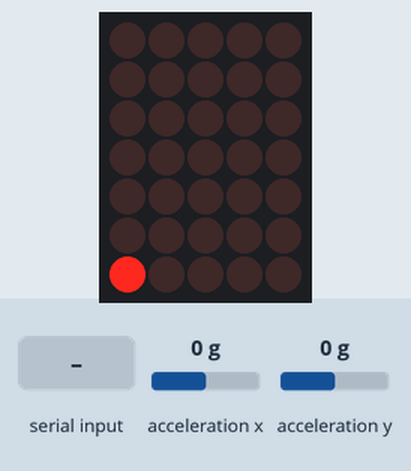
The sketch below on a simulated Arduino Uno, built with avr-gcc and run on an emulated ATmega328P. Shown: 5×7 LED matrix. Wiring (inferred from the names in the program): LED matrix (orientation assumed): rows pin 2, pin 3, pin 4, pin 5, pin 6, pin 7, pin 8; columns pin 9, pin 10, pin 11, pin 12, pin 13. Inputs (shaded band) come from the test bench; at power-on: acceleration x 0 g, acceleration y 0 g. Random numbers use the default seed unless the sketch sets one; what the sketch prints to the serial monitor is not drawn.

Above: at 1.2 s.
1.3 s: acceleration x set to 0.8 g
At 1.87 s:
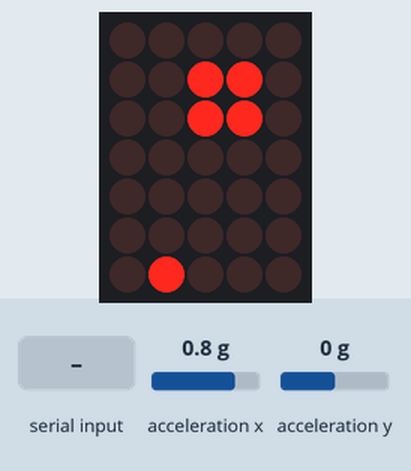
3.5 s: acceleration y set to 0.8 g
At 4.13 s:
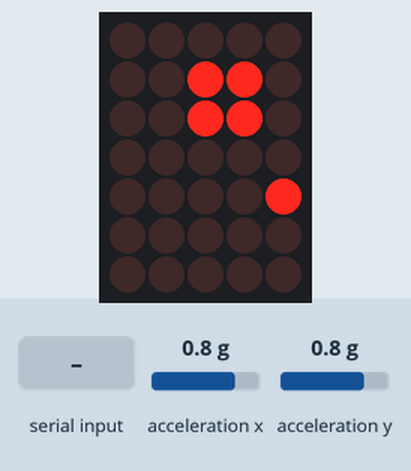
5.4 s: byte 1 (1) received over Serial
At 5.63 s:
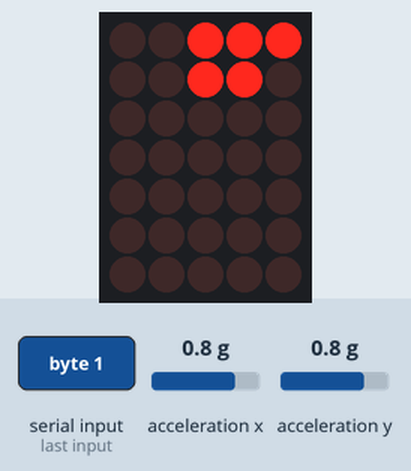
7.3 s: byte 4 (4) received over Serial
At 8.0 s:
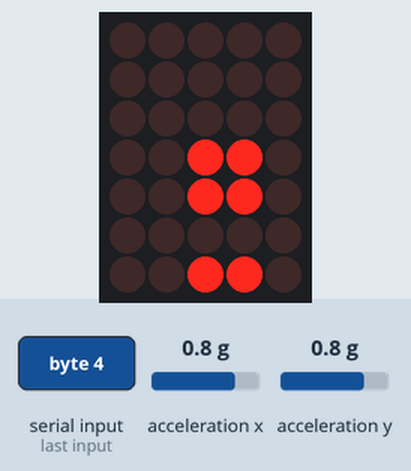
9.0 s: byte 3 (3) received over Serial
At 11.84 s:
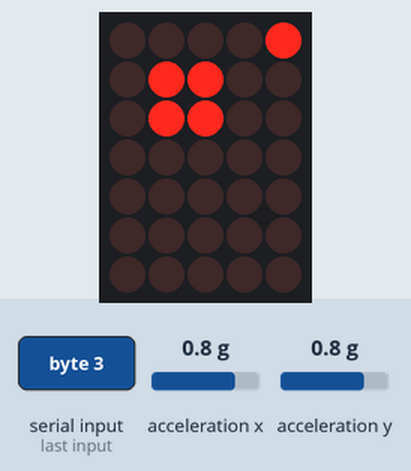
12.0 s: byte 2 (2) received over Serial
At 13.12 s:
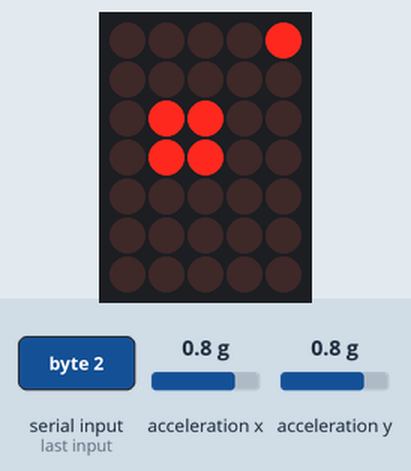

The sketch:

RolyPoly.ino
```cpp
#include <Wire.h> // Must include Wire library for I2C
#include "SparkFun_MMA8452Q.h"
//#include <SFE_MMA8452Q.h> // Includes the SFE_MMA8452Q library

MMA8452Q accel; // Default MMA8452Q object create. (Address = 0x1D)

int rows[] = {2, 3, 4, 5, 6, 7, 8};
int cols[] = {9, 10, 11, 12, 13};

float x, y, z;
bool pixels[7][5];
double lilY, lilX;
double bigY, bigX;
const double pspeed = .34;
bool predBlink = 1;

int preyScore = 0;
int predScore = 0;

unsigned long delta = 125;
unsigned long nextTime = 0;
unsigned long gameLength = 15000;
unsigned long gameEndTime = 0;
unsigned long gameStartTime = 0;


void setup() {
  Serial.begin(9600);
  pinMode(2, OUTPUT);
  pinMode(3, OUTPUT);
  pinMode(4, OUTPUT);
  pinMode(5, OUTPUT);
  pinMode(6, OUTPUT);
  pinMode(7, OUTPUT);
  pinMode(8, OUTPUT);
  pinMode(9, OUTPUT);
  pinMode(10, OUTPUT);
  pinMode(11, OUTPUT);
  pinMode(12, OUTPUT);
  pinMode(13, OUTPUT);
  Serial.println("MMA8452Q Basic Reading Code!");
  Wire.begin();

  randomizePos();

  if (accel.begin() == false) {
    Serial.println("Not Connected. Please check connections and read the hookup guide.");
    while (1);
  }
}

void loop() {

    if (accel.available()&& millis()>nextTime) {
    x = accel.getCalculatedX();
    y = accel.getCalculatedY();

    checkGameEnd();
    checkPreyPos();
    checkPredPos();
    for(int i = 0; i<7; i++){
      for(int j = 0; j<5; j++){
        pixels[i][j] = 0;
      }
    }

    //sets prey pixel
    pixels[(int)lilY][(int)lilX] = 1;

    //sets pred pixels
    pixels[(int)bigY][(int)bigX] = predBlink;
    pixels[(int)bigY +1][(int)bigX] = predBlink;
    pixels[(int)bigY][(int)bigX +1] = predBlink;
    pixels[(int)bigY+1][(int)bigX+1] = predBlink;
    predBlink = !predBlink;

    nextTime+= delta;
  }

  setScreen();

}


//x: -.6 max left, .6 max right
//y: -.6 max down, .6 max up


void setScreen(){
  for(int j = 0; j<5; j++){
    digitalWrite(cols[j], LOW);
    for(int i= 0; i<7; i++){
      if(pixels[i][j]){
        digitalWrite(rows[i], HIGH);
      }
    }
    delay(2);
    digitalWrite(cols[j], HIGH);
    for(int i= 0; i<7; i++){
      digitalWrite(rows[i], LOW);
    }
  }
}

void checkPreyPos(){
  //sets x pos
    if(-pspeed<x&&x<pspeed){
    }
    else if(x<=-pspeed&& lilX>pspeed){
      lilX-=pspeed;
    }
    else if(x>=pspeed&& lilX<5-pspeed){
      lilX+=pspeed;
    }
    //sets y pos
    if(-pspeed<y&&y<pspeed){
    }
    else if(y<-pspeed&& lilY<7-pspeed){
      lilY+=pspeed;
    }
    else if(y>=pspeed && lilY>pspeed){
      lilY-=pspeed;
    }
}

void checkPredPos(){
  if(Serial.available()){
    byte mover = Serial.read();
    if(mover==1&&bigY>0)
    bigY-=1;
    else if(mover==2&&bigY<5)
    bigY+=1;
    else if(mover==3&&bigX>0)
    bigX-=1;
    else if(mover==4&&bigX<3)
    bigX+=1;
  }

}

void checkGameEnd(){
  //if prey won:
  if(millis()-gameStartTime>gameLength)
  {
    gameEndTime = millis();
    preyScore ++;
    for(int i = 0; i<7; i++){
        for(int j = 0; j<5; j++){
          pixels[i][j] = 0;
        }
      }
      pixels[3][2] = 1;
      //scores equal
      if(predScore == preyScore){
        pixels[6][2] = 1;
      }
      // if prey ahead
      else if(preyScore-predScore<=2){
        pixels[6][3] = 1;
        pixels[6][2] = 1;
      }
      else if(preyScore-predScore>2){
        pixels[6][2] = 1;
        pixels[6][3] = 1;
        pixels[6][4] = 1;
      }

      //prey behind
      else if(predScore-preyScore<=2){
        pixels[6][2] = 1;
        pixels[6][1] = 1;
      }
      else if(predScore-preyScore>2){
        pixels[6][2] = 1;
        pixels[6][1] = 1;
        pixels[6][0] = 1;
      }


      while(millis()<gameEndTime + 4000){
        setScreen();
      }
      randomizePos();

    gameStartTime=millis();
  }


  //if predator won:
  if(((int)lilY==(int)bigY || (int)lilY==(int)bigY+1) && ((int)lilX==(int)bigX || (int)lilX ==(int)bigX+1)){
      gameEndTime = millis();
      predScore ++;
      for(int i = 0; i<7; i++){
        for(int j = 0; j<5; j++){
          pixels[i][j] = 0;
        }
      }
      pixels[3][2] = 1; pixels[3][3] = 1; pixels[4][2] = 1; pixels[4][3] = 1;
      //scores equal
      if(predScore == preyScore){
        pixels[6][2] = 1;
      }
      //pred ahead
      else if(predScore-preyScore<=2){
        pixels[6][3] = 1;
        pixels[6][2] = 1;
      }
      else if(predScore-preyScore>2){
        pixels[6][2] = 1;
        pixels[6][3] = 1;
        pixels[6][4] = 1;
      }

      //pred behind
      else if(preyScore-predScore<=2){
        pixels[6][2] = 1;
        pixels[6][1] = 1;
      }
      else if(preyScore-predScore>2){
        pixels[6][2] = 1;
        pixels[6][1] = 1;
        pixels[6][0] = 1;
      }


      while(millis()<gameEndTime + 4000){
        setScreen();
      }
      randomizePos();
      gameStartTime = millis();
  }
}

void randomizePos(){
  randomSeed(A0);
  bigX = random(0, 4) /1.0;
  bigY = random(0, 6) /1.0;

  randomSeed(A1);
  lilX = random(0, 5) /1.0;
  lilY = random(0, 7) /1.0;
  while(((int)lilY==(int)bigY || (int)lilY==(int)bigY+1) && ((int)lilX==(int)bigX || (int)lilX ==(int)bigX+1)){
    lilX = random(0, 5) /1.0;
    lilY = random(0, 7) /1.0;
  }
}
```
